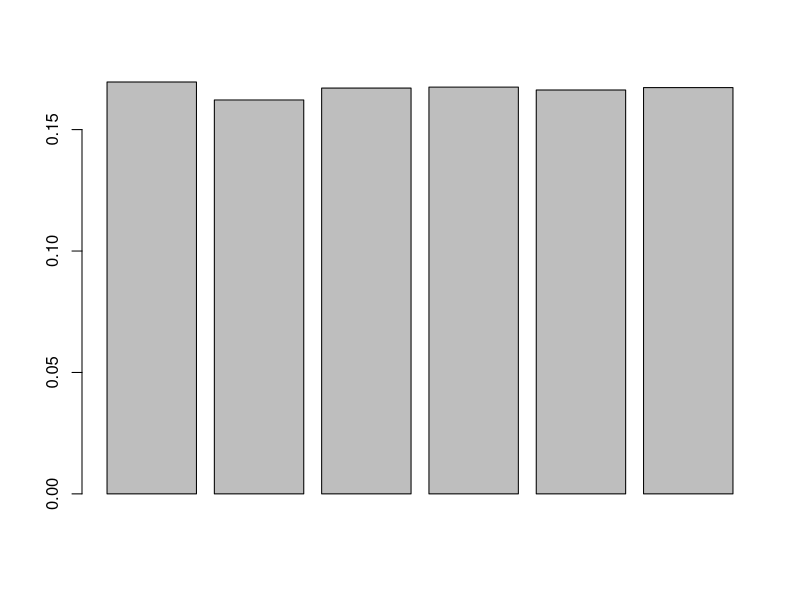

The R script that drew this image: (Note: this script raises an error after producing the figure.)
#!/usr/bin/Rscript

# -----------------------------------------------------------------------------
# Simulation throwing a dice 
#
# This script simulates a dice. Please extend this to multiple dices.
#
# Date: 2024-03-20
# Author: Yvan Lengwiler
# License: MIT
# -----------------------------------------------------------------------------

# **** parameters *************************************************************

s <- 6      # maximum number of eyes on the dices
n <- 10000  # number of simulations

# **** compute Monte-Carlo simulation assuming uniform distrib over integers **

throws <- floor(runif(n, min=1, max=s+1))

# **** compute probabilities **************************************************

prob <- c()
for ( t in seq(1,s) ) {
    count <- length(throws[throws==t])
    prob <- c(prob, count/n)
}
barplot(prob)

# **** extend this to multiple dices ******************************************
#
# 1) Simulate d dices.
# 2) For each throw, compute the sum of the d dices (store these sums in a
#    vector called 's')
# 3) Plot the density, as we did last week (with 'density' and 'plot')
# 4) Run the following for different d: 2,4,10,100

d <- 4       # number of dices

# WORK FOR YOU HERE:
# Add a few lines here to simulate n throws of d dices
# Compute the sums of the thrown eyes of the dices and put this into
# a vector called 's'.

# ...

# plot density of the sum of d dices
density_estimate <- density(s)
plot(density_estimate, type='l')
# plot density of normal distrbution with same moments
mu <- mean(s)
sigma <- sd(s)
curve(dnorm(x, mean = mu, sd = sigma), add = TRUE, col = 2)

cat('\n*** script has finished ***\n')
